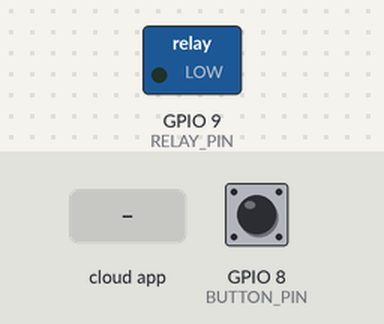
Bench run of a sketch on a simulated ESP8266 (NodeMCU). On the bench: switched loads named in the sketch (green lamp = pin HIGH). The test bench sets the inputs (shaded band); at power-on: GPIO 8 (BUTTON_PIN) LOW. WiFi joins after 1.5 s; servers stay silent unless stated; what the sketch prints to the serial monitor is not drawn.

Above: at 2.7 s.
2.8 s: GPIO 8 (BUTTON_PIN) pulled HIGH for 3.2 s
At 6.8 s:
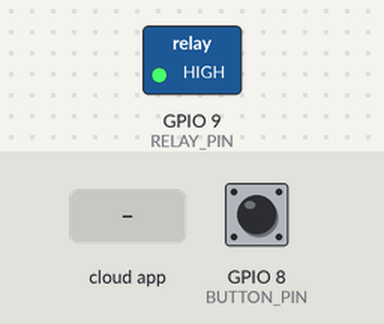
9.0 s: the phone or cloud app sets 6644573dfb874c7486d3260d to 1
At 10.2 s:
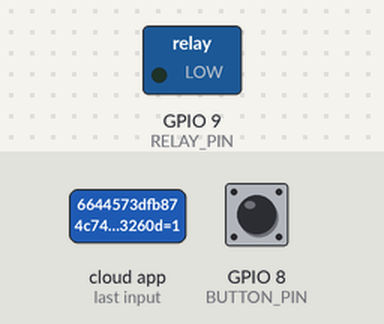
10.5 s: GPIO 8 (BUTTON_PIN) pulled HIGH for 0.15 s
At 11.4 s:
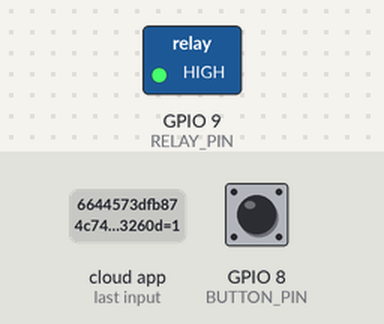
12.1 s: GPIO 8 (BUTTON_PIN) pulled HIGH for 1 s
At 12.6 s:
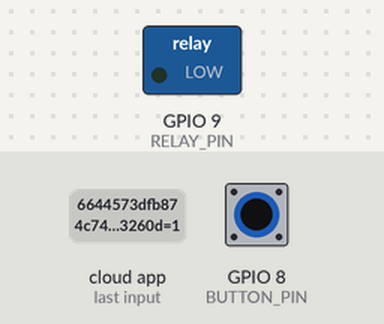
Timing chart, 0 to 15.1 s (numbered marks = the images above; inputs shaded):
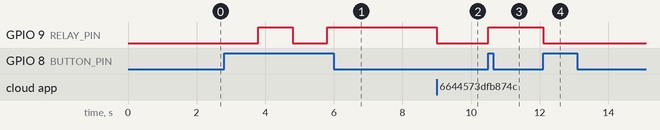

Measured:
- after the input at 2.8 s, GPIO 9 (RELAY_PIN): LOW → HIGH after 1.0 s, → LOW 1.0 s later, → HIGH 1.0 s later
- after the input at 9.0 s, GPIO 9 (RELAY_PIN): HIGH → LOW at once
- after the input at 10.5 s, GPIO 9 (RELAY_PIN): LOW → HIGH at once
- after the input at 12.1 s, GPIO 9 (RELAY_PIN): HIGH → LOW at once

The sketch:

main.ino
```cpp
/*
 * Example for how to use SinricPro Switch device:
 * - setup a switch device
 * - handle request using callback (turn on/off builtin led indicating device power state)
 * - send event to sinricPro server (flash button is used to turn on/off device manually)
 *
 * If you encounter any issues:
 * - check the readme.md at https://github.com/sinricpro/esp8266-esp32-sdk/blob/master/README.md
 * - ensure all dependent libraries are installed
 *   - see https://github.com/sinricpro/esp8266-esp32-sdk/blob/master/README.md#arduinoide
 *   - see https://github.com/sinricpro/esp8266-esp32-sdk/blob/master/README.md#dependencies
 * - open serial monitor and check whats happening
 * - check full user documentation at https://sinricpro.github.io/esp8266-esp32-sdk
 * - visit https://github.com/sinricpro/esp8266-esp32-sdk/issues and check for existing issues or open a new one
 */


#ifdef ENABLE_DEBUG
       #define DEBUG_ESP_PORT Serial
       #define NODEBUG_WEBSOCKETS
       #define NDEBUG
#endif

#include <Arduino.h>
#if defined(ESP8266)
  #include <ESP8266WiFi.h>
#elif defined(ESP32) || defined(ARDUINO_ARCH_RP2040)
  #include <WiFi.h>
#endif

#include "SinricPro.h"
#include "SinricProSwitch.h"

#define WIFI_SSID         "VDH"
#define WIFI_PASS         "nonenone"
#define APP_KEY           "5b422976-74ac-451e-ba27-fe7c076144ac"
#define APP_SECRET        "e5bfc8a2-6f9f-40f9-9cbc-b95935848a46-0d2eb61a-f7c9-4cd0-ac0f-3ed3114450a7"
#define SWITCH_ID         "6644573dfb874c7486d3260d"

#define BAUD_RATE         115200               // Change baudrate to your need
#define BUTTON_PIN        8
#define RELAY_PIN         9

bool myPowerState = false;
unsigned long lastBtnPress = 0;

/* bool onPowerState(String deviceId, bool &state)
 *
 * Callback for setPowerState request
 * parameters
 *  String deviceId (r)
 *    contains deviceId (useful if this callback used by multiple devices)
 *  bool &state (r/w)
 *    contains the requested state (true:on / false:off)
 *    must return the new state
 *
 * return
 *  true if request should be marked as handled correctly / false if not
 */
bool onPowerState(const String &deviceId, bool &state) {
  Serial.printf("Device %s turned %s (via SinricPro) \r\n", deviceId.c_str(), state?"on":"off");
  myPowerState = state;
  digitalWrite(RELAY_PIN, myPowerState?LOW:HIGH);
  return true; // request handled properly
}

void handleButtonPress() {
  unsigned long actualMillis = millis(); // get actual millis() and keep it in variable actualMillis

  if (digitalRead(BUTTON_PIN) == HIGH  && actualMillis - lastBtnPress > 1000)  {
    if (myPowerState) {     // flip myPowerState: if it was true, set it to false, vice versa
      myPowerState = false;
    } else {
      myPowerState = true;
    }
    digitalWrite(RELAY_PIN, myPowerState?LOW:HIGH); // if myPowerState indicates device turned on: turn on led (builtin led uses inverted logic: LOW = LED ON / HIGH = LED OFF)

    if (SinricPro.isConnected() == false) {
      Serial.printf("Not connected to Sinric Pro...!\r\n");
      return;
    }

    // get Switch device back
    SinricProSwitch& mySwitch = SinricPro[SWITCH_ID];
    // send powerstate event
    mySwitch.sendPowerStateEvent(myPowerState); // send the new powerState to SinricPro server
    Serial.printf("Device %s turned %s (manually via flashbutton)\r\n", mySwitch.getDeviceId().c_str(), myPowerState?"on":"off");

    lastBtnPress = actualMillis;  // update last button press variable
  }
}

// setup function for WiFi connection
void setupWiFi() {
  Serial.printf("\r\n[Wifi]: Connecting");

  #if defined(ESP8266)
    WiFi.setSleepMode(WIFI_NONE_SLEEP);
    WiFi.setAutoReconnect(true);
  #elif defined(ESP32)
    WiFi.setSleep(false);
    WiFi.setAutoReconnect(true);
  #endif

  WiFi.begin(WIFI_SSID, WIFI_PASS);

  while (WiFi.status() != WL_CONNECTED) {
    Serial.printf(".");
    delay(250);
  }
  Serial.printf("connected!\r\n[WiFi]: IP-Address is %s\r\n", WiFi.localIP().toString().c_str());
}

// setup function for SinricPro
void setupSinricPro() {
  // add device to SinricPro
  SinricProSwitch& mySwitch = SinricPro[SWITCH_ID];

  // set callback function to device
  mySwitch.onPowerState(onPowerState);

  // setup SinricPro
  SinricPro.onConnected([](){ Serial.printf("Connected to SinricPro\r\n"); });
  SinricPro.onDisconnected([](){ Serial.printf("Disconnected from SinricPro\r\n"); });

  SinricPro.begin(APP_KEY, APP_SECRET);
}

// main setup function
void setup() {

  pinMode(BUTTON_PIN, INPUT);

  pinMode(RELAY_PIN, OUTPUT); // define LED GPIO as output
  Serial.begin(BAUD_RATE); Serial.printf("\r\n\r\n");
  setupWiFi();
  setupSinricPro();
}

void loop() {
  handleButtonPress();
  SinricPro.handle();
}
```
